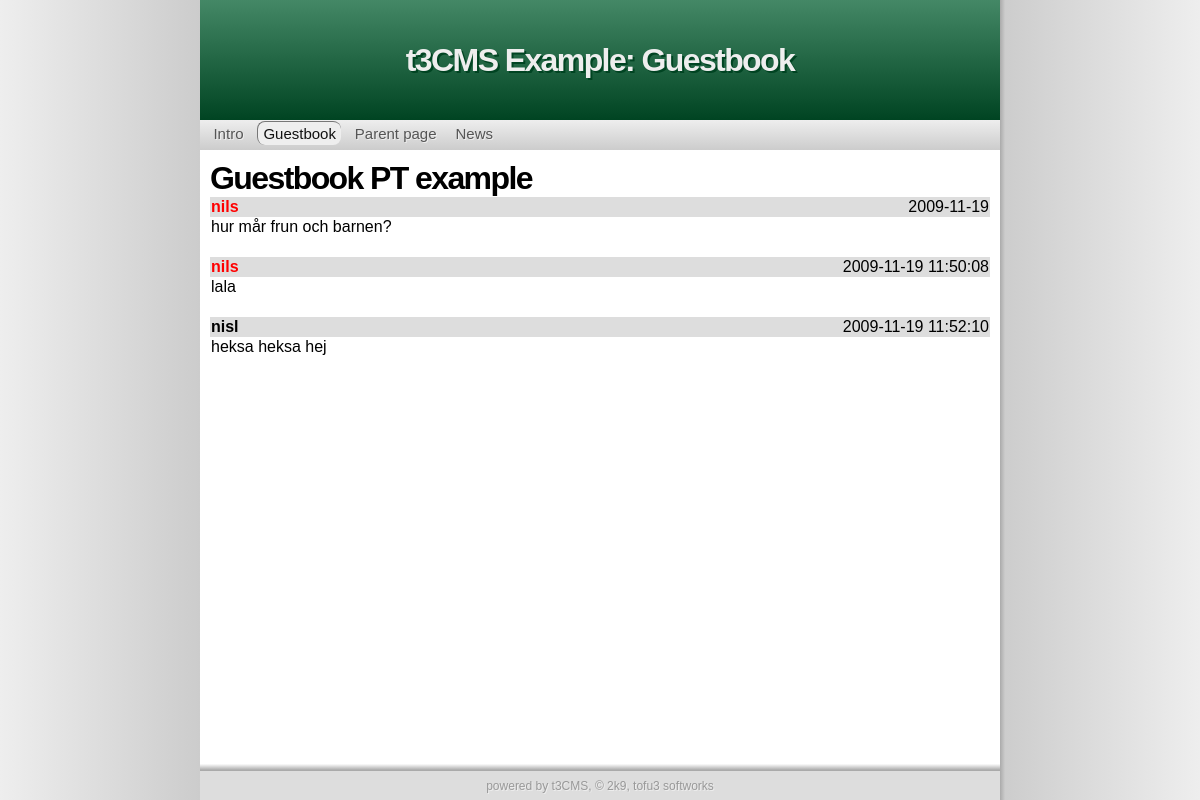
Page /?page=guestbook on the committed database.
### tables this page shows
CREATE TABLE "settings" ("name" TEXT check(typeof("name") = 'text') , "type" INTEGER, "value" TEXT check(typeof("value") = 'text') , "id" INTEGER PRIMARY KEY  AUTOINCREMENT  NOT NULL );

CREATE TABLE "pages" ("id" INTEGER PRIMARY KEY  NOT NULL ,"name" TEXT,"type" TEXT,"content" TEXT,"title" TEXT,"sub" TEXT DEFAULT _ );

CREATE TABLE "menus" ("id" INTEGER PRIMARY KEY  AUTOINCREMENT  NOT NULL , "menu" INTEGER NOT NULL  DEFAULT 0, "label" TEXT, "type" TEXT DEFAULT page, "link" TEXT, "sorting" INTEGER DEFAULT 0);

CREATE TABLE "pt_guestbook" ("id" INTEGER PRIMARY KEY  NOT NULL ,"author" TEXT,"message" TEXT,"time" DATETIME DEFAULT CURRENT_TIMESTAMP ,"ip" TEXT,"location" TEXT,"admin" INT DEFAULT 0 ,"pageid" TEXT DEFAULT guestbook );

### inc/inc.db.php (called while the page is built, shortened)
<?php
 try {
  $_DB = new PDO($_S['dbType'].':'.$_S['dbPath']);
 }
 catch (PDOException $e) {
	print 'Database error.';
	die();
 }
 function db_setting($name){
    global $_DB;
    $q = $_DB->query("SELECT value FROM settings WHERE name='$name'");
    $r = $q->fetch();
    return $r[0];
 }
 function db_page($name) {
    global $_DB;
    $q = $_DB->query("SELECT * FROM pages WHERE name='$name'");
    $r = $q->fetch();
    return $r;
 }
?>

### inc/inc.page.php (called while the page is built, shortened)
<?php
 include_once('inc/inc.db.php');
 function get_page(){
    $default = db_setting('default_page');
    @$page=$_GET['page']?$_GET['page']:$default;
    $pagedata = db_page($page);
    return array($pagedata['title'],$pagedata['type'],$pagedata['content'],$page,$pagedata['id'],$pagedata['sub']);
 }
?>

### inc/inc.debug.php (called while the page is built, shortened)
<?php
 function d_getdbasarray(){
    global $_DB;
    $d_inctables = array('settings','pt_guestbook','pages');
    $DBC = array();
    foreach ($d_inctables as $t){
        $i = 0;
        foreach ($_DB->query("SELECT * from $t") as $r){
            $i++;
                foreach($r as $n=>$v)
                    if (!is_int($n))
                        $DBC[$t][$i][$n] = $v;
        }
    }
    return $DBC;
 }
?>

### pt/guestbook/styles/default.php (the view, shortened to what this page needs)
<?php
 function do_gbhead(){
    print '<table border="0" width="100%" cellspacing="0">';
 }
 function do_gbrow($author,$message,$time,$ip,$location,$admin){
    $author = htmlentities($author);
    $message = htmlentities(utf8_decode($message));
    $isadmin = $admin?' style="color:red"':'';
    print <<<END
<tr style="background: #ddd">
 <td style="text-align:left"><b$isadmin>$author</b></td>
 <td style="text-align:right">$time</td>
</tr>
<tr style="background: #fff">
 <td colspan="2">$message</td>
</tr>
<tr><td colspan="2">&nbsp;</td></tr>
END;
 }
 function do_gbfoot(){
    print '</table>';
 }
?>

### styles/default_html5css3/header.php (shortened to what this page needs)
<table id="tcont" border="0" cellspacing="0" cellpadding="0">
 <tr>
  <td rowspan="4" id="tleft"><div id="shadow"></div></td>
  <td id="thead"><h1><?=$title.': '.$page_title?></h1></td>
  <td rowspan="4" id="tright"><div id="shadow"></div></td>
 </tr>
 <tr>
  <td id="tmenu"><div><?php do_menu(0) ?></div></td>
 </tr>
 <tr>
  <td>
   <table cellspacing="0" cellpadding="0" style="width:100%;height:100%">
    <tr>
     <td id="tmain">

### inc/inc.build-functions.php (shortened to what this page needs)
<?php
 function do_menu($id,$orient = 'vertical'){
    global $_DB;
    global $page_name;
    global $page_sub;
    foreach($_DB->query("SELECT label,type,link FROM menus WHERE menu='$id'") as $r){
        $linkname = $r['link'];
        $linkname=='./'?$linkname=db_setting('default_page'):0;
        $active = ($page_name==$linkname)||($page_sub==$linkname)?1:0;
        $menudata[] = array($r['label'],$r['type'],$r['link'],$active);
    }
    $m = build_menu($menudata,$orient);
    print $m;
 }
 function build_menu($data,$orient){
    global $url_style;
    foreach ($data as $item){
        $class = $item[3]?' class="active"':'';
        switch($item[1]){
            case 'page':
                if($url_style != 'pretty'){
                    $url = '?page='.$item[2];
                }
                else {
                    $url = './'.$item[2]; break;
                }
                break;
            case 'redir': $url = $item[2]; break;
        }
        if($orient == 'vertical'){
            $r .= '&nbsp;<a href="'.$url.'"'.$class.'>'.$item[0].'</a>&nbsp;';
        }
        else {
            $r .= '<a href="'.$url.'"'.$class.'>'.$item[0].'</a><br/>';
        }
    }
    return $r;
 }
?>

### pt/guestbook/inc.php (shortened to what this page needs)
<?php
 function do_page($content, $name){
    global $_DB;
    print $content;
    do_gbhead();
    foreach ($_DB->query("SELECT * FROM pt_guestbook WHERE pageid='$name'") as $r){
        do_gbrow($r['author'],$r['message'],$r['time'],$r['ip'],$r['location'],$r['admin']);
    }
    do_gbfoot();
 }
?>

### styles/default_html5css3/css/default.css (style rules this page uses)
* { font-family: Sans-serif }
h1,h2,h3 { letter-spacing: -0.05em; margin:0px; }
#thead h1 { color: #eee; text-shadow: #042 2px 2px }
html,body { margin:0px; height:100% }
body { background-color: #ccc }
#tcont { width: 100%; height: 100% }
#thead { width: 800px; height: 120px; text-align: center; background-color: #264; background: -moz-linear-gradient(90deg, #042, #486); background: -webkit-gradient(linear, left top, left bottom, color-stop(0, #486), color-stop(1, #042)); }
#tleft { background: -moz-linear-gradient(0deg, #eee, #ccc); background: -webkit-gradient(linear, left top, right top, color-stop(0, #eee), color-stop(1, #ccc)); }
#tright { background: -moz-linear-gradient(180deg, #eee, #ccc); background: -webkit-gradient(linear, right top, left top, color-stop(0, #eee), color-stop(1, #ccc)); }
#shadow { background-color: #f0f; height: 100%; width: 5px }
#tright #shadow { background: -moz-linear-gradient(180deg, #ccc, #aaa); background: -webkit-gradient(linear, right top, left top, color-stop(0, #ccc), color-stop(1, #aaa)); }
#tleft #shadow { background: transparent }
#tmenu { height: 30px; background: #042 }
#tmain { vertical-align: top; background-color: #fff; padding: 10px; background: -moz-linear-gradient(90deg, #fff 99%, #aaa); background: -webkit-gradient(linear, left top, left bottom, color-stop(0.99, #fff), color-stop(1, #aaa)); }
a.active { text-decoration: underline!important }
#tmenu div { background-color: #ddd; background: -moz-linear-gradient(90deg, #ccc, #eee); background: -webkit-gradient(linear, left bottom, left top, color-stop(0, #ccc), color-stop(1, #eee)); height: 25px; padding-top: 5px; padding-left: 4px; }
#tmenu a { padding: 3 5 3 5px; font-size: 15px; text-shadow: #eee 1px 1px; text-decoration: none; color: #555; }
#tmenu a.active { color: #111; text-decoration: none!important; background: #eee; -moz-border-radius: 8px; border-radius: 8px; border: 1px #777 solid; border-bottom: 0px; border-right: 0px; }

### rows in the picture
settings: value "t3CMS Example"
pages: title "Guestbook", content "Guestbook PT example"
menus: label "Intro"
menus: label "Guestbook"
menus: label "Parent page"
menus: label "News"
pt_guestbook: author "nils", time "2009-11-19", message "hur mår frun och barnen?"
pt_guestbook: author "nils", time "2009-11-19 11:50:08", message "lala"
pt_guestbook: author "nisl", time "2009-11-19 11:52:10", message "heksa heksa hej"
